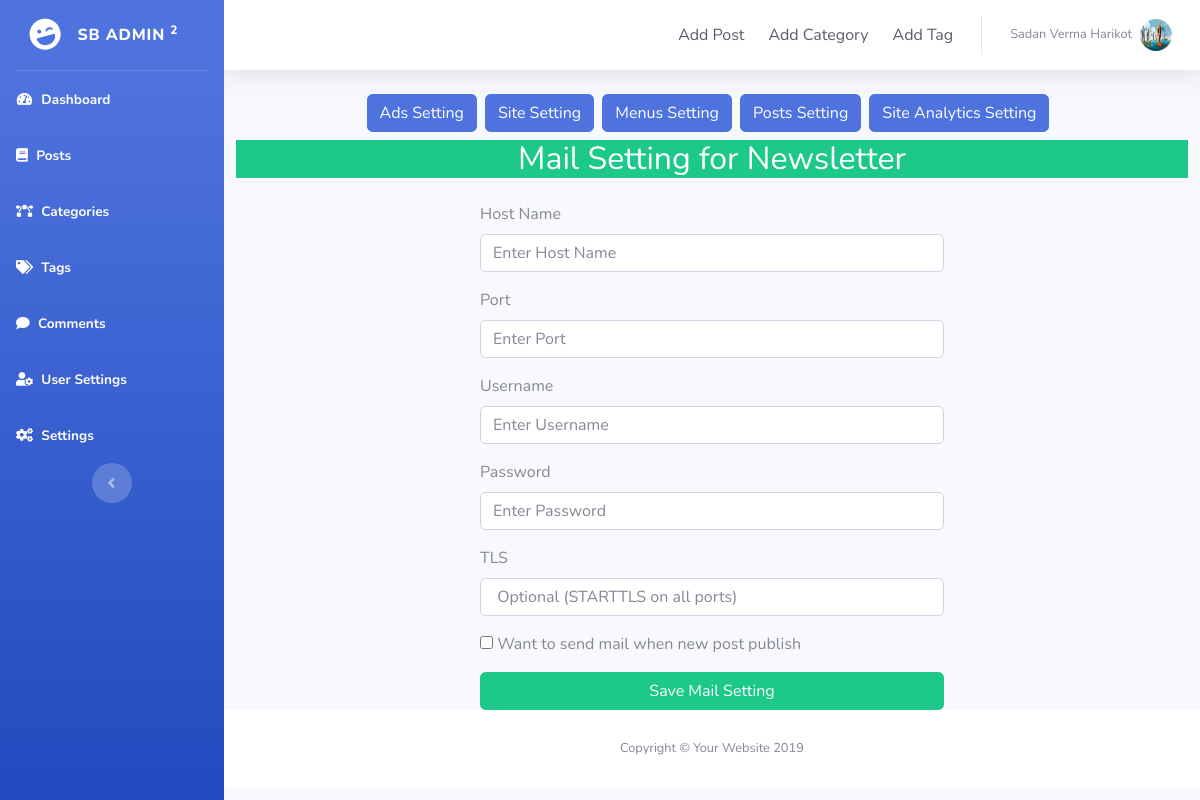
Before: /admin/mails-setting.php (signed in) with the older database file.
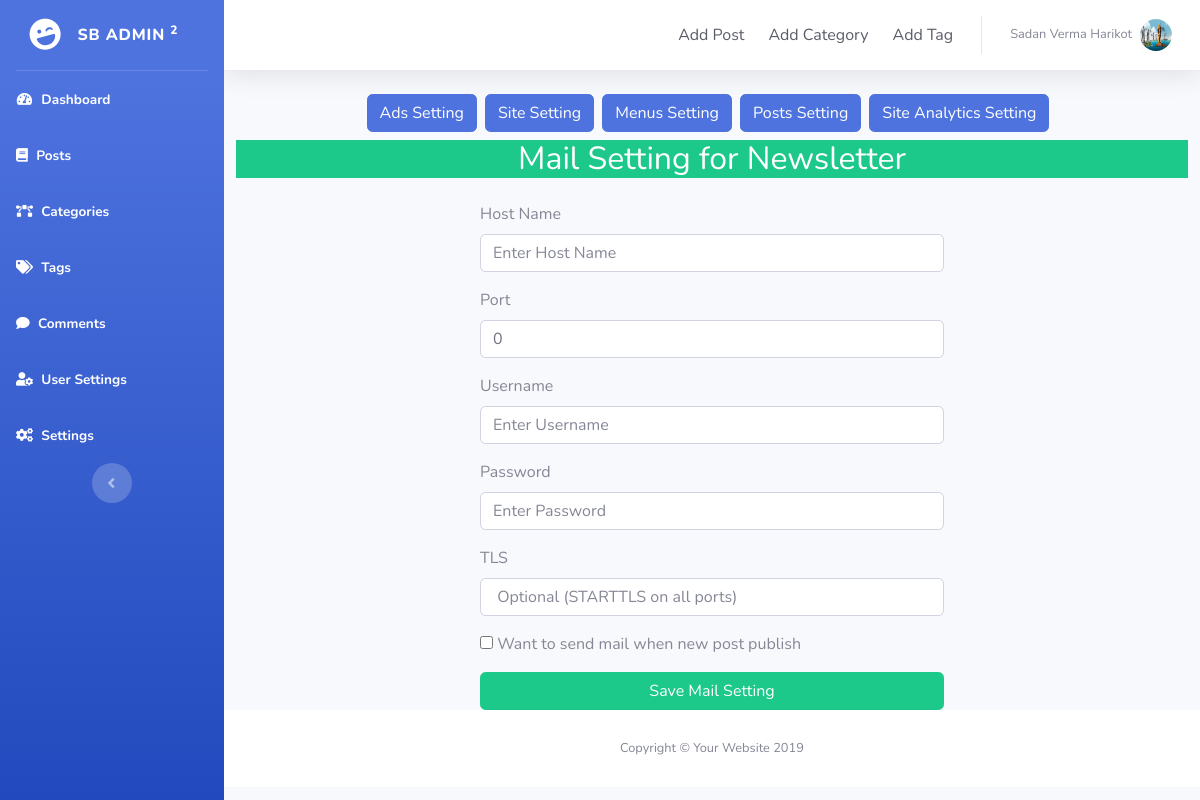
After: the same page with the newer database file.
### tables this page shows
CREATE TABLE `mailsetting` (
  `id` int(11) NOT NULL,
  `host` varchar(255) NOT NULL,
  `port` int(11) NOT NULL,
  `username` varchar(255) NOT NULL,
  `password` varchar(255) NOT NULL,
  `tls` varchar(255) NOT NULL DEFAULT 'tls',
  `post_mail` int(11) NOT NULL DEFAULT 0
);

### admin/db/DB.php (called while the page is built, shortened)
<?php
class DB
{
    protected $dbh;
    public function __construct()
    {
        $this->dbh = new PDO('mysql:host=' . DB_HOST . ';dbname=' . DB_NAME, DB_USER, DB_PASS);
    }
    public function getMailSettings()
    {
        $query = "SELECT * FROM mailsetting";
        $stmt = $this->dbh->prepare($query);
        $stmt->execute();
        $results = $stmt->fetchAll(PDO::FETCH_OBJ);
        if (count($results) > 0) {
            foreach ($results as $result) {
                return $result;
            }
        }
        return [];
    }
}

### admin/mails-setting.php (the view, shortened to what this page needs)
<?php
require_once 'db/DB.php';
$db = new DB();
extract($db->getUserData('users', $_SESSION['user']), EXTR_PREFIX_ALL, 'user');
$mail = $db->getMailSettings();
?>
<?php include 'inc/header.php' ?>
<div id="wrapper">
    <?php include 'inc/sidebar.php'; ?>
    <div id="content-wrapper" class="d-flex flex-column">
        <div id="content">
            <?php include 'inc/top.php'; ?>
            <div class='oop-box'>
                <div class="col-12 d-flex justify-content-center mb-2">
                    <a href='ads-setting.php' class="btn btn-primary mr-2" type="button">Ads Setting</a>
                    <a href='settings.php' class="btn btn-primary mr-2" type="button">Site Setting</a>
                    <a href='menus-setting.php' class="btn btn-primary mr-2" type="button">Menus Setting</a>
                    <a href='posts-setting.php' class="btn btn-primary mr-2" type="button">Posts Setting</a>
                    <a href='anaytics-setting.php' class="btn btn-primary mr-2" type="button">Site Analytics Setting</a>
                </div>
                <div class="col-12">
                    <h2 class="text-center bg-success text-white mb-4">Mail Setting for Newsletter</h2>
                </div>
                <div class="col-6 offset-3">
                    <form method="post">
                        <div class="form-group">
                            <label for="host">Host Name</label>
                            <input id="host" class="form-control" type="text" name="host" placeholder='Enter Host Name' value="<?= $mail->host ?>">
                        </div>
                        <div class="form-group">
                            <label for="port">Port</label>
                            <input id="port" class="form-control" type="text" name="port" placeholder='Enter Port' value="<?= $mail->port ?>">
                        </div>
                        <div class="form-group">
                            <label for="username">Username</label>
                            <input id="username" class="form-control" type="text" name="username" placeholder='Enter Username' value="<?= $mail->username ?>">
                        </div>
                        <div class="form-group">
                            <label for="password">Password</label>
                            <input id="password" class="form-control" type="text" name="password" placeholder='Enter Password' value="<?= $mail->password ?>">
                        </div>
                        <div class="form-group">
                            <label for="tls">TLS</label>
                            <input id="tls" class="form-control" type="text" name="tls" placeholder=' Optional (STARTTLS on all ports)'>
                        </div>
                        <div class="form-group">
                            <input type="checkbox" name="post_mail" value="1" <?= ($mail->post_mail) ? "checked" : '' ?>> Want to send mail when new post publish
                        </div>
                        <button class="btn btn-success btn-block" type="submit">Save Mail Setting</button>
                    </form>
                </div>
            </div>
            <?php include 'inc/copyright.php'; ?>
        </div>
    </div>
    <?php include 'inc/footer.php'; ?>

Changed rows visible on the page:
added mailsetting: port "0"
Other visible differences:
form field post_mail: "☐" → (not shown)
